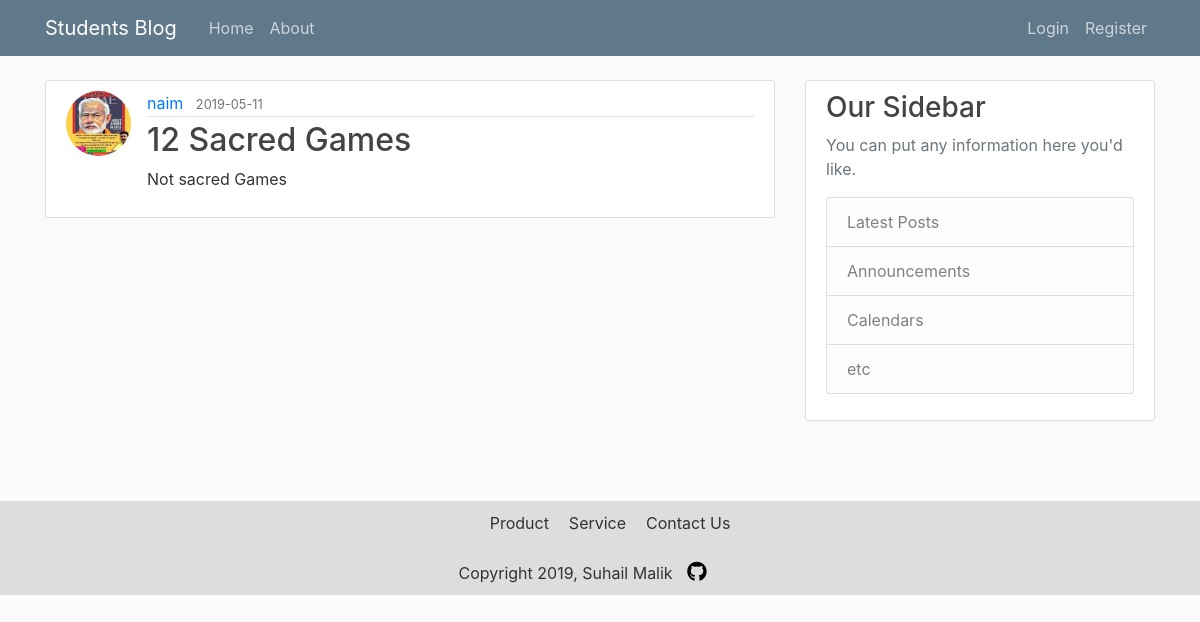
/post/12, run on an earlier commit of the app's database.
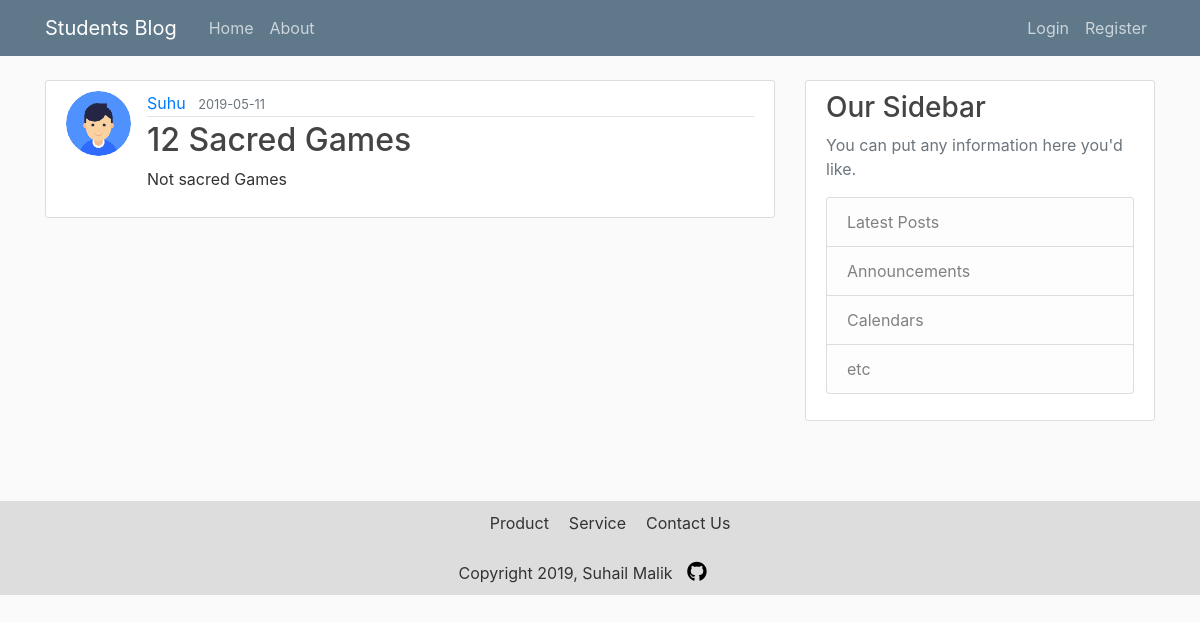
And on a later commit of the database.
### flaskblog/models.py (models this page shows, shortened)
class User(db.Model, UserMixin):
    id = db.Column(db.Integer, primary_key=True)
    username = db.Column(db.String(20), unique = True, nullable = False)
    email = db.Column(db.String(120), unique = True, nullable = False)
    image_file = db.Column(db.String(20), nullable = False, default = 'default.jpg')
    password = db.Column(db.String(60), nullable = False)
    posts = db.relationship('Post', backref = 'author', lazy = True)

### flaskblog/routes.py (the view)
@app.route("/post/<int:post_id>")
def post(post_id):
    post = Post.query.get_or_404(post_id)
    form = PostForm()
    return render_template('post.html', title=post.title, post=post)

### flaskblog/templates/post.html (shortened to what this page needs)
{% extends 'layout.html' %}
{% block content %}
<article class="media content-section">
    <img class="rounded-circle article-img"
        src="{{ url_for('static', filename = 'profile_pics/' + post.author.image_file) }}" alt="">
    <div class="media-body">
        <div class="article-metadata">
            <a class="mr-2" href="#">{{ post.author.username }}</a>
            <small class="text-muted">{{ post.date_posted.strftime('%Y-%m-%d') }}</small>
        </div>
        <h2 class="article-title">{{ post.title }}</h2>
        <p class="article-content">{{ post.content }}</p>
    </div>
</article>
{% endblock content %}

What changed in the data, as far as the page shows it:
changed User: image_file: a different picture; author.username "naim" → "Suhu"
